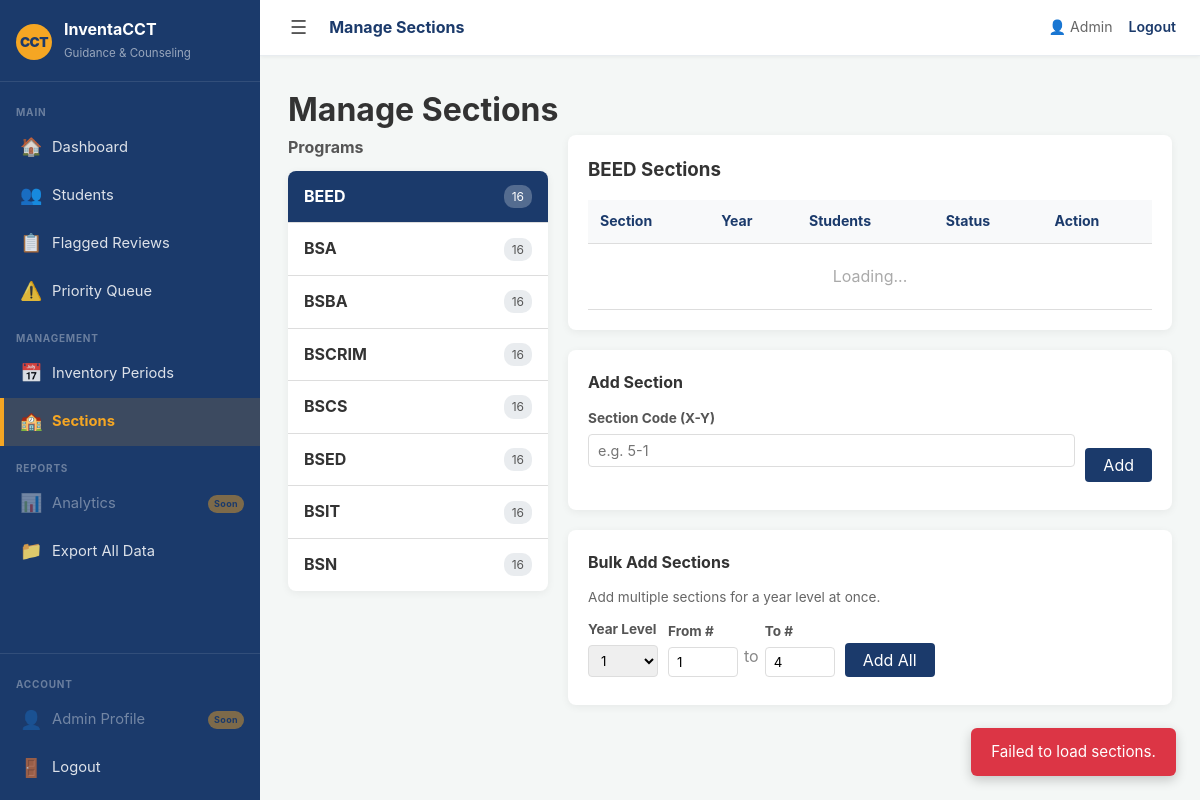
The app's page /admin/manage_sections.php (signed in) with its own data.
### tables this page shows
CREATE TABLE IF NOT EXISTS programs (
    id         INT AUTO_INCREMENT PRIMARY KEY,
    code       VARCHAR(20)  NOT NULL UNIQUE,    
    name       VARCHAR(100) NOT NULL,            
    is_active  BOOLEAN      NOT NULL DEFAULT 1,
    created_at TIMESTAMP    NOT NULL DEFAULT CURRENT_TIMESTAMP
);

### admin/manage_sections.php (the view, shortened to what this page needs)
<?php
require_once '../config/db.php';
$programs = $pdo->query("
    SELECT p.*, COUNT(s.id) as section_count
    FROM programs p
    LEFT JOIN sections s ON s.program_id = p.id
    WHERE p.is_active = 1
    GROUP BY p.id
    ORDER BY p.code ASC
")->fetchAll(PDO::FETCH_ASSOC);
?>
<!DOCTYPE html>
<html lang="en">
<head>
    <link rel="stylesheet" href="../assets/css/style.css">
    <link rel="stylesheet" href="../assets/css/admin_layout.css">
</head>
<body>
<?php $pageTitle = 'Manage Sections'; ?>
<div class="admin-wrapper">
    <?php include 'includes/sidebar.php'; ?>
    <div class="admin-main">
        <?php include 'includes/admin_header.php'; ?>
        <div class="admin-content">
        <h1>Manage Sections</h1>
        <div class="two-panel">
            <div class="panel-left">
                <h3 style="margin-bottom:10px;font-size:1em;color:#555;">Programs</h3>
                <div class="program-list">
                    <?php foreach ($programs as $prog): ?>
                    <div class="program-item" data-program-id="<?php echo $prog['id']; ?>" data-program-name="<?php echo htmlspecialchars($prog['code']); ?>" onclick="selectProgram(this)">
                        <span style="font-weight:bold;"><?php echo htmlspecialchars($prog['code']); ?></span>
                        <span class="sec-count"><?php echo $prog['section_count']; ?></span>
                    </div>
                    <?php endforeach; ?>
                </div>
            </div>
            <div class="panel-right">
                <div id="right-content" style="display:none;">
                    <div class="panel-card">
                        <h3 id="panel-title" style="margin-top:0;margin-bottom:15px;"></h3>
                        <div style="overflow-x:auto;">
                            <table class="section-table">
                                <thead>
                                    <tr>
                                        <th>Section</th>
                                        <th>Year</th>
                                        <th>Students</th>
                                        <th>Status</th>
                                        <th>Action</th>
                                    </tr>
                                </thead>
                                <tbody id="sections-tbody">
                                    <tr><td colspan="5" style="text-align:center;color:#aaa;padding:20px;">Loading...</td></tr>
                                </tbody>
                            </table>
                        </div>
                    </div>
                    <div class="panel-card">
                        <h4 style="margin-top:0;margin-bottom:12px;">Add Section</h4>
                        <div class="add-form">
                            <div class="form-group">
                                <label>Section Code (X-Y)</label>
                                <input type="text" id="new-section-code" placeholder="e.g. 5-1" pattern="\d+-\d+">
                            </div>
                            <button class="btn" style="padding:7px 18px;width:auto;" onclick="addSection()">Add</button>
                        </div>
                    </div>
                    <div class="panel-card">
                        <h4 style="margin-top:0;margin-bottom:12px;">Bulk Add Sections</h4>
                        <p style="font-size:0.85em;color:#666;margin-bottom:10px;">Add multiple sections for a year level at once.</p>
                        <div class="bulk-row">
                            <div>
                                <label>Year Level</label>
                                <select id="bulk-year">
                                    <option value="1">1</option>
                                </select>
                            </div>
                            <div style="display:flex;align-items:flex-end;gap:6px;">
                                <div>
                                    <label>From #</label>
                                    <input type="number" id="bulk-from" value="1" min="1">
                                </div>
                                <div style="padding-bottom:7px;color:#888;">to</div>
                                <div>
                                    <label>To #</label>
                                    <input type="number" id="bulk-to" value="4" min="1" max="30">
                                </div>
                            </div>
                            <button class="btn" style="padding:7px 18px;width:auto;" onclick="bulkAdd()">Add All</button>
                        </div>
                    </div>
                </div>
            </div>
        </div>
    <div class="toast" id="toast"></div>
        </div>
    </div>
</div>
</body>
</html>

### admin/includes/sidebar.php (shortened to what this page needs)
<?php
$current = basename($_SERVER['PHP_SELF']);
function nav_item($href, $icon, $label, $current_page, $match, $disabled = false, $coming_soon = false) {
    $active = (strpos($match, $current_page) !== false) ? 'active' : '';
    $dis_cls = ($disabled || $coming_soon) ? 'disabled' : '';
    $tag = ($disabled || $coming_soon) ? 'span' : 'a';
    $href_attr = ($disabled || $coming_soon) ? '' : "href=\"$href\"";
    $badge = $coming_soon ? '<span class="coming-soon-badge">Soon</span>' : '';
    echo "<$tag $href_attr class=\"nav-item $active $dis_cls\">
        <span class=\"nav-icon\">$icon</span>
        <span class=\"nav-label\">$label</span>
        $badge
        <span class=\"nav-tooltip\">$label</span>
    </$tag>";
}
?>
<aside class="admin-sidebar" id="admin-sidebar">
    <div class="sidebar-logo">
        <div class="logo-circle">CCT</div>
        <div class="logo-text">
            <strong>InventaCCT</strong>
            <span>Guidance &amp; Counseling</span>
        </div>
    </div>
    <nav class="sidebar-nav">
        <div class="nav-group-label">Main</div>
        <?php nav_item('dashboard.php', '🏠', 'Dashboard', $current, 'dashboard.php'); ?>
        <div class="nav-group-label">Management</div>
        <div class="nav-group-label">Reports</div>
        <?php nav_item('#', '📊', 'Analytics', $current, '', true, true); ?>
    </nav>
    <div class="sidebar-bottom">
        <div class="nav-group-label">Account</div>
    </div>
</aside>

### admin/includes/admin_header.php (shortened to what this page needs)
<?php
$adminName = isset($user['last_name']) ? htmlspecialchars($user['last_name']) : 'Admin';
?>
<header class="admin-header" id="admin-header">
    <button class="hamburger-btn" onclick="toggleSidebar()" title="Toggle Sidebar" aria-label="Toggle Sidebar">&#9776;</button>
    <div class="header-title"><?php echo htmlspecialchars($pageTitle ?? 'Admin'); ?></div>
    <div class="header-right">
        <span>👤 <?php echo $adminName; ?></span>
        <a href="../auth/logout.php">Logout</a>
    </div>
</header>

### assets/css/style.css (style rules this page uses)
:root { --primary-color: #1B3A6B; --accent-color: #F5A623; --text-color: #333333; --bg-color: #f4f7f6; --white: #ffffff; --error-color: #d9534f; --border-color: #dddddd; }
* { box-sizing: border-box; margin: 0; padding: 0; font-family: 'Inter', 'Roboto', sans-serif; }
body { background-color: var(--bg-color); color: var(--text-color); line-height: 1.6; }
.form-group { margin-bottom: 15px; }
.form-group label { display: block; margin-bottom: 5px; font-weight: bold; font-size: 0.9em; }
.form-group input, .form-group select { width: 100%; padding: 10px; border: 1px solid var(--border-color); border-radius: 4px; font-size: 1em; }
.btn { display: block; width: 100%; padding: 10px; background-color: var(--primary-color); color: var(--white); border: none; border-radius: 4px; font-size: 1em; cursor: pointer; transition: background-color 0.3s; text-align: center; text-decoration: none; }

### admin/manage_sections.php (style rules this page uses)
.two-panel { display: flex; gap: 20px; align-items: flex-start; }
.panel-left { width: 260px; flex-shrink: 0; }
.panel-right { flex: 1; }
.program-list { background: var(--white); border-radius: 8px; box-shadow: 0 2px 8px rgba(0,0,0,0.06); overflow: hidden; }
.program-item { padding: 13px 16px; border-bottom: 1px solid var(--border-color); cursor: pointer; display: flex; justify-content: space-between; align-items: center; transition: background 0.15s; }
.program-item:last-child { border-bottom: none; }
.program-item.active { background: var(--primary-color); color: white; }
.program-item.active .sec-count { background: rgba(255,255,255,0.25); color: white; }
.sec-count { font-size: 0.75em; background: #e9ecef; color: #555; padding: 2px 8px; border-radius: 10px; }
.panel-card { background: var(--white); border-radius: 8px; box-shadow: 0 2px 8px rgba(0,0,0,0.06); padding: 20px; margin-bottom: 20px; }
.section-table { width: 100%; border-collapse: collapse; }
.section-table th, .section-table td { padding: 10px 12px; border-bottom: 1px solid var(--border-color); text-align: left; }
.section-table th { background: #f8f9fa; color: var(--primary-color); font-size: 0.88em; }
.add-form { display: flex; gap: 10px; align-items: flex-end; flex-wrap: wrap; margin-top: 5px; }
.add-form .form-group { flex: 1; min-width: 120px; }
.add-form label { display: block; font-size: 0.85em; font-weight: bold; color: #555; margin-bottom: 4px; }
.add-form input, .add-form select { width: 100%; padding: 7px 9px; border: 1px solid var(--border-color); border-radius: 4px; font-size: 0.9em; }
.bulk-row { display: flex; gap: 10px; align-items: flex-end; flex-wrap: wrap; margin-top: 10px; }
.bulk-row label { font-size: 0.85em; font-weight: bold; color: #555; display: block; margin-bottom: 4px; }
.bulk-row input[type=number], .bulk-row select { padding: 6px 8px; border: 1px solid var(--border-color); border-radius: 4px; width: 70px; }
.toast { position: fixed; bottom: 24px; right: 24px; background: #28a745; color: white; padding: 12px 20px; border-radius: 6px; box-shadow: 0 4px 12px rgba(0,0,0,0.2); font-size: 0.95em; opacity: 0; transition: opacity 0.3s; z-index: 9999; }
.toast.error { background: #dc3545; }
.toast.show { opacity: 1; }

### records on screen
programs: code "BEED", section_count "16"
programs: code "BSA", section_count "16"
programs: code "BSBA", section_count "16"
programs: code "BSCRIM", section_count "16"
programs: code "BSCS", section_count "16"
programs: code "BSED", section_count "16"
programs: code "BSIT", section_count "16"
programs: code "BSN", section_count "16"

### other values on screen
$icon "🏠 👥 📋 ⚠️ 📅 🏫 📊 📁 🚪"
$label "Dashboard Students Flagged Reviews Priority Queue Inventory Periods Sections Analytics Export All Data Admin Profile Logout"
$pageTitle "Manage Sections"
$adminName "Admin"
